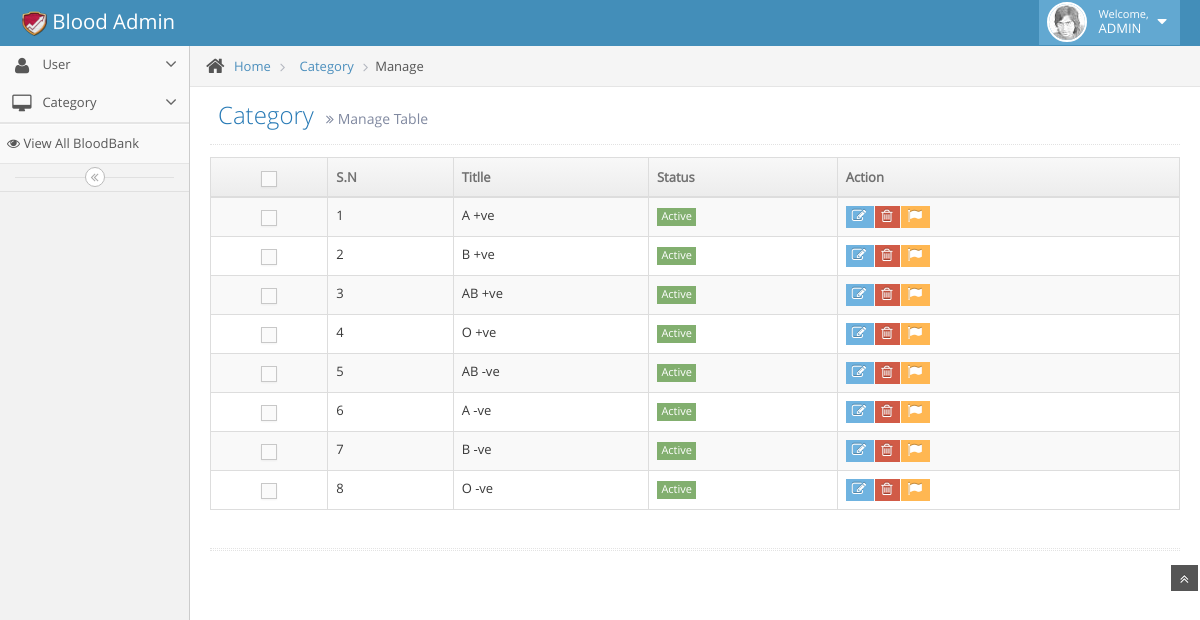
/admin/managecategory.php, run on the app's committed database.
### tables this page shows
CREATE TABLE `tbl_category` (
  `cat_id` bigint(20) NOT NULL,
  `cat_title` varchar(255) NOT NULL,
  `cat_status` varchar(255) NOT NULL
);

### admin/managecategory.php (the view, shortened to what this page needs)
<?php include 'layout/header.php'; ?>
		<div class="main-container" id="main-container">
			<div class="main-container-inner">
				<?php include 'layout/sidebar.php'; ?>
				<div class="main-content">
					<div class="breadcrumbs" id="breadcrumbs">
						<ul class="breadcrumb">
							<li>
								<i class="icon-home home-icon"></i>
								<a href="#">Home</a>
							</li>
							<li>
								<a href="#">Category</a>
							</li>
							<li class="active">Manage</li>
						</ul>
					</div>
					<div class="page-content">
						<div class="page-header">
							<h1>Category
								<small>
									<i class="icon-double-angle-right"></i>
									Manage Table
								</small>
							</h1>
						</div>
						<div class="row">
							<div class="col-xs-12">
								<div class="row">
									<div class="col-xs-12">
										<div class="table-responsive">
											<table id="sample-table-1" class="table table-striped table-bordered table-hover">
												<thead>
													<tr>
														<th class="center">
															<label>
																<span class="lbl"></span>
															</label>
														</th>
														<th>S.N</th>
														<th>Titlle</th>
														<th class="hidden-480">Status</th>
														<th>Action</th>
													</tr>
												</thead>
												<tbody>
												<?php
												$stmt = $conn->prepare("SELECT * FROM tbl_category");
    											$stmt->execute();
    											$i = 1;
    											foreach($stmt->fetchAll() as $k=>$v)
    												{ ?>
													<tr>
														<td class="center">
															<label>
																<span class="lbl"></span>
															</label>
														</td>
														<td>
															<?php echo $i; ?>
														</td>
														<td><?php echo $v['cat_title']; ?></td>
														<td class="hidden-480">
														<?php if ($v['cat_status'] == 'active'){ ?>
															<span class="label label-sm label-success">Active</span>
														<?php } else { ?>
															<span class="label label-sm label-danger">Inactive</span>
														<?php } ?>
														</td>
														<td>
															<div class="visible-md visible-lg hidden-sm hidden-xs btn-group">
																<a href="editcategory.php?id=<?php echo $v['cat_id']; ?>" class="btn btn-xs btn-info">
																	<i class="icon-edit bigger-120"></i>
																</a>
																<a href="deletecategory.php?id=<?php echo $v['cat_id']; ?>" class="btn btn-xs btn-danger">
																	<i class="icon-trash bigger-120"></i>
																</a>
																<button class="btn btn-xs btn-warning">
																	<i class="icon-flag bigger-120"></i>
																</button>
															</div>
														</td>
													</tr>
												<?php $i++; } ?>
												</tbody>
											</table>
										</div>
									</div>
								</div>
								<div class="hr hr-18 dotted hr-double"></div>
							</div>
						</div>
					</div>
				</div>
			</div>
			<a href="#" id="btn-scroll-up" class="btn-scroll-up btn btn-sm btn-inverse">
				<i class="icon-double-angle-up icon-only bigger-110"></i>
			</a>
		</div>
	</body>
</html>

### data on the page
tbl_category: cat_title "A +ve", cat_status "Active"
tbl_category: cat_title "B +ve", cat_status "Active"
tbl_category: cat_title "AB +ve", cat_status "Active"
tbl_category: cat_title "O +ve", cat_status "Active"
tbl_category: cat_title "AB -ve", cat_status "Active"
tbl_category: cat_title "A -ve", cat_status "Active"
tbl_category: cat_title "B -ve", cat_status "Active"
tbl_category: cat_title "O -ve", cat_status "Active"
